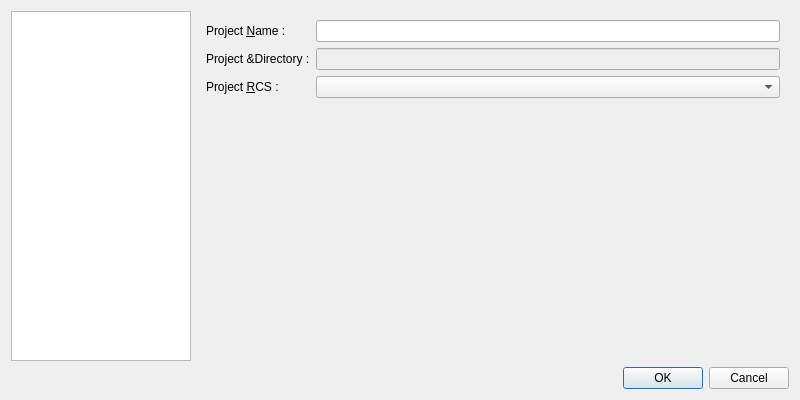
<?xml version="1.0" encoding="UTF-8"?>
<ui version="4.0">
 <class>ProjectProperty</class>
 <widget class="QDialog" name="ProjectProperty">
  <property name="geometry">
   <rect>
    <x>0</x>
    <y>0</y>
    <width>800</width>
    <height>400</height>
   </rect>
  </property>
  <property name="windowTitle">
   <string>Project property</string>
  </property>
  <layout class="QGridLayout" name="gridLayout_3">
   <item row="1" column="0" colspan="2">
    <widget class="QDialogButtonBox" name="m_buttonBox">
     <property name="standardButtons">
      <set>QDialogButtonBox::Cancel|QDialogButtonBox::Ok</set>
     </property>
    </widget>
   </item>
   <item row="0" column="0">
    <widget class="QTreeWidget" name="m_tree">
     <property name="minimumSize">
      <size>
       <width>180</width>
       <height>0</height>
      </size>
     </property>
     <property name="maximumSize">
      <size>
       <width>180</width>
       <height>16777215</height>
      </size>
     </property>
     <attribute name="headerVisible">
      <bool>false</bool>
     </attribute>
     <attribute name="headerVisible">
      <bool>false</bool>
     </attribute>
     <column>
      <property name="text">
       <string>1</string>
      </property>
     </column>
    </widget>
   </item>
   <item row="0" column="1">
    <widget class="QStackedWidget" name="m_pages">
     <property name="currentIndex">
      <number>0</number>
     </property>
     <widget class="QWidget" name="m_projectDefinitionPage">
      <layout class="QFormLayout" name="formLayout">
       <property name="fieldGrowthPolicy">
        <enum>QFormLayout::AllNonFixedFieldsGrow</enum>
       </property>
       <item row="0" column="0">
        <widget class="QLabel" name="label_6">
         <property name="text">
          <string>Project &amp;Name :</string>
         </property>
         <property name="buddy">
          <cstring>m_nameLineEdit</cstring>
         </property>
        </widget>
       </item>
       <item row="0" column="1">
        <widget class="QLineEdit" name="m_nameLineEdit">
         <property name="whatsThis">
          <string>This is the project name showed in the title bar of &lt;b&gt;XINX&lt;/b&gt;.This just an informative information useless.</string>
         </property>
        </widget>
       </item>
       <item row="1" column="0">
        <widget class="QLabel" name="label_3">
         <property name="text">
          <string>Project &amp;Directory :</string>
         </property>
        </widget>
       </item>
       <item row="2" column="0">
        <widget class="QLabel" name="label_9">
         <property name="text">
          <string>Project &amp;RCS :</string>
         </property>
         <property name="buddy">
          <cstring>m_projectRCSComboBox</cstring>
         </property>
        </widget>
       </item>
       <item row="2" column="1">
        <widget class="QComboBox" name="m_projectRCSComboBox">
         <property name="whatsThis">
          <string>This the list of &lt;i&gt;revision control system&lt;/i&gt;. The list is appended by modules that you can find in the customize dialog.</string>
         </property>
        </widget>
       </item>
       <item row="1" column="1">
        <widget class="QLineEdit" name="_projectLineEdit">
         <property name="enabled">
          <bool>false</bool>
         </property>
         <property name="readOnly">
          <bool>true</bool>
         </property>
        </widget>
       </item>
      </layout>
     </widget>
     <widget class="QWidget" name="m_preloadedFilesPage">
      <layout class="QVBoxLayout" name="verticalLayout">
       <item>
        <widget class="QLabel" name="label_4">
         <property name="text">
          <string>&amp;Actually preloaded files</string>
         </property>
         <property name="buddy">
          <cstring>m_preloadedFiles</cstring>
         </property>
        </widget>
       </item>
       <item>
        <widget class="QListWidget" name="m_preloadedFiles">
         <property name="selectionMode">
          <enum>QAbstractItemView::ExtendedSelection</enum>
         </property>
        </widget>
       </item>
      </layout>
     </widget>
    </widget>
   </item>
  </layout>
 </widget>
 <tabstops>
  <tabstop>m_buttonBox</tabstop>
  <tabstop>m_pages</tabstop>
 </tabstops>
 <resources/>
 <connections>
  <connection>
   <sender>m_buttonBox</sender>
   <signal>accepted()</signal>
   <receiver>ProjectProperty</receiver>
   <slot>accept()</slot>
   <hints>
    <hint type="sourcelabel">
     <x>492</x>
     <y>375</y>
    </hint>
    <hint type="destinationlabel">
     <x>399</x>
     <y>395</y>
    </hint>
   </hints>
  </connection>
  <connection>
   <sender>m_buttonBox</sender>
   <signal>rejected()</signal>
   <receiver>ProjectProperty</receiver>
   <slot>reject()</slot>
   <hints>
    <hint type="sourcelabel">
     <x>545</x>
     <y>375</y>
    </hint>
    <hint type="destinationlabel">
     <x>568</x>
     <y>396</y>
    </hint>
   </hints>
  </connection>
 </connections>
</ui>
